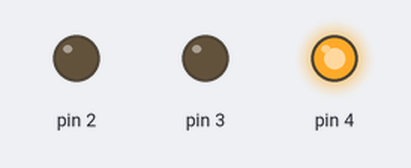
The sketch below on a simulated Arduino Uno, built with avr-gcc and run on an emulated ATmega328P. Shown: output pins drawn as LEDs (lit = HIGH). What the sketch prints to the serial monitor is not drawn.

Above: at 0.1 s.
Timing chart, 0 to 1.6 s (numbered marks = the images above):
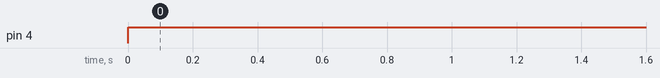

Measured:
- by itself, pin 4: LOW → HIGH at 0.00 s

The sketch:

sketch_oct14a.ino
```cpp
//Lettura input da scacchiera
// la rappresentazione di una scacchiera in formato testuale si chiama Forsyth-Edwards Notion (FEN)
void setup()
{

  Serial.begin(9600);

  pinMode(2, OUTPUT);
  pinMode(3, OUTPUT);
  pinMode(4, OUTPUT);

  digitalWrite(8, LOW);
}

void loop()
{
  Serial.println("prova messaggio");
  digitalWrite(2, LOW);
  digitalWrite(3, LOW);
  digitalWrite(4, HIGH);
}
```
